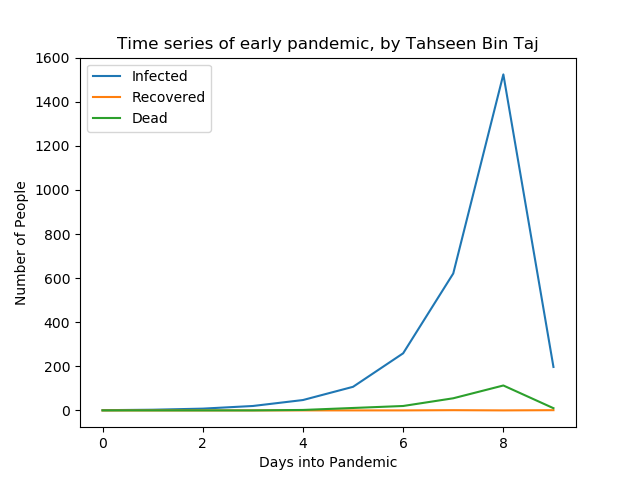

Recreate this plot in Python.
# Name: Tahseen Bin Taj

import doctest, datetime, numpy
import matplotlib.pyplot as plt

def date_diff(d1, d2):
    '''
    (str), (str) -> (int)
    Takes two datetime.date objects as inputs and finds the difference
    in days between them.
    >>> date_diff('2019-10-31', '2019-11-2')
    2
    '''
    d1 = str_to_date(d1)
    d2 = str_to_date(d2)
    return (d2 - d1).days


def get_age(d1, d2):
    '''
    (str), (str) -> (int)
    Takes two datetime.date objects as inputs and finds the age of the patient
    using it in years.
    >>> get_age('2018-10-31', '2019-11-2')
    1
    >>> get_age('2018-10-31', '2000-11-2')
    -17
    '''
    a_year = 365.2425
    return int(date_diff(d1, d2)/a_year)

def str_to_date(d):
    '''
    (str) -> (datetime.date)
    Takes a string as an input and returns it in datetime.date format.
    >>> str_to_date('2019-11-2')
    datetime.date(2019, 11, 2)
    >>> str_to_date('2018-10-31')
    datetime.date(2018, 10, 31)
    '''
    d = d.split('-')
    date = datetime.date(int(d[0]), int(d[1]), int(d[2]))
    return date


def stage_three(input_filename, output_filename):
    """
    (str), (str) -> (dict)
    Takes two filenames as inputs and returns a dictionary with days in pandemic
    as keys and I, H, R as subkeys with their counts as values.
    >>> stage_three('stage2.tsv', 'stage3.tsv')
    {0: {'I': 1, 'D': 0, 'R': 0}, 1: {'I': 3, 'D': 0, 'R': 0}, \
2: {'I': 8, 'D': 0, 'R': 0}, 3: {'I': 20, 'D': 0, 'R': 0}, \
4: {'I': 47, 'D': 2, 'R': 0}, 5: {'I': 107, 'D': 11, 'R': 0}, \
6: {'I': 259, 'D': 20, 'R': 0}, 7: {'I': 621, 'D': 55, 'R': 1}, \
8: {'I': 1524, 'D': 113, 'R': 0}, 9: {'I': 197, 'D': 10, 'R': 1}}
    """
    in_file = open(input_filename, 'r', encoding = 'utf-8')
    out_file = open(output_filename, 'w', encoding = 'utf=8')
    count = 0
    ret = {}
    for line in in_file:
        edited = line.split('\t')
        if count == 0:
            i_date = edited[2]
        count += 1
        edited[2] = str(date_diff(i_date, edited[2]))
        edited[3] = str(get_age(edited[3], i_date))
        if edited[6][0].upper() in 'IDR':
            edited[6] = edited[6][0].upper()
        else:
            edited[6] = 'D'
        if int(edited[2]) not in ret:
            ret[int(edited[2])] = dict.fromkeys(['I', 'D', 'R'], 0)
        ret[int(edited[2])][edited[6]] += 1
        edited = '\t'.join(edited)
        out_file.write(edited)
    in_file.close()
    out_file.close()
    return ret

def plot_time_series(d):
    '''
    (dict) -> (list of lists)
    Takes a dictionary as input and returns a list of lists containing
    the count of I, D and R.
    '''
    ret_list = []
    for key in d:
        temp = []
        temp.append(d[key]['I'])
        temp.append(d[key]['R'])
        temp.append(d[key]['D'])
        ret_list.append(temp)
    plt.plot(ret_list)
    plt.legend(['Infected', 'Recovered', 'Dead'])
    plt.title('Time series of early pandemic, by Tahseen Bin Taj')
    plt.xlabel('Days into Pandemic')
    plt.ylabel('Number of People')
    plt.savefig('time_series.png')
    return ret_list
    
if __name__ == '__main__':
    doctest.testmod()
